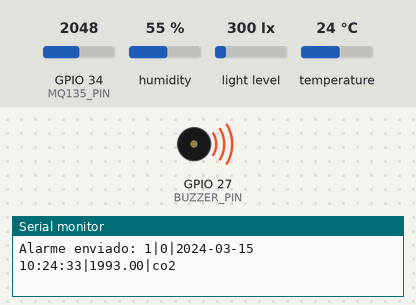
This sketch was run on a simulated ESP32. Shown: buzzer (waves = sounding), the last lines printed to the serial monitor. Inputs (shaded band) come from the test bench; at power-on: GPIO 34 (MQ135_PIN) = 2048, humidity 55 %, light level 300 lx, temperature 24 °C. WiFi joins after 1.5 s; servers stay silent unless stated; the local clock reads 2024-03-15 10:24:30 at power-on unless the sketch sets it; no MQTT or app messages arrive unless stated.

Above: at 3.7 s.
3.8 s: GPIO 34 (MQ135_PIN) set to 1118
5.7 s: GPIO 34 (MQ135_PIN) set to 1002
At 7.7 s:
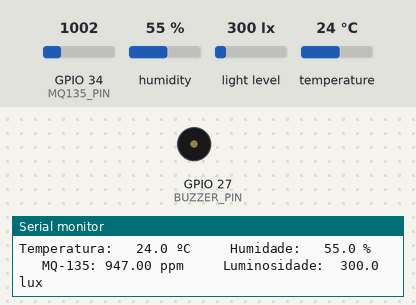
8.0 s: humidity set to 31 %
9.7 s: humidity set to 28 %
At 12.6 s:
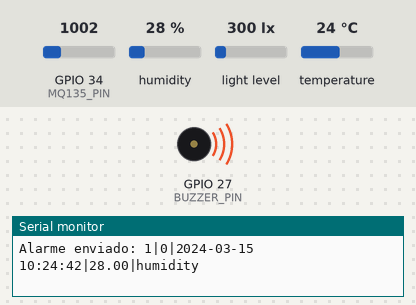
Timing chart, 0 to 14.1 s (numbered marks = the images above; inputs shaded):
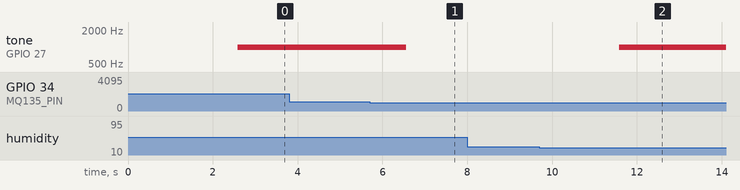

Measured:
- the behaviour switches between 1056 and 1055 on GPIO 34 (MQ135_PIN) (found by bisection; images 0 and 1)
- the behaviour switches between 30 and 29 % on humidity (found by bisection; images 1 and 2)
- after the input at 5.7 s, tone on GPIO 27 (BUZZER_PIN): 1000 Hz → silent after 0.86 s
- after the input at 9.7 s, tone on GPIO 27 (BUZZER_PIN): silent → 1000 Hz after 1.9 s

The sketch:

fase2.ino
```cpp
#include <WiFi.h>
#include <PubSubClient.h>
#include <DHT.h>
#include <time.h>
#include <Wire.h>
#include <BH1750.h>
#include <Timezone.h>

#define WIFI_SSID "A54 de Rui"
#define WIFI_PASSWORD "12345678"
#define MQTT_BROKER "192.168.63.110"
#define MQTT_PORT 1883
#define MQTT_TOPIC "sensor/0/data"          // Tópico correto para publicação
#define MQTT_CONTROL_TOPIC "sensor/0/control"  // Tópico correto para control

#define MQ135_PIN 34  // Pino do sensor MQ-135
#define BUZZER_PIN 27 // Pino do buzzer
#define CO2_ZERO 55  // Valor de referência do MQ-135 para calibração

BH1750 lightMeter;  // Instância do sensor de luminosidade
DHT dht(26, DHT11); // Instância do sensor dht11

const unsigned long Ta = 1000;  // Intervalo de amostragem em milissegundos
unsigned long Te;  // Intervalo de envio definido pelo utilizador
unsigned long lastSampleTime = 0;  // Armazena o tempo da última amostragem
unsigned long firstSampleTime = 0;  // Armazena o tempo da primeira amostra
bool firstSample = true;  // Flag para identificar a primeira amostra
unsigned long lastSendTime = 0;  // Armazena o tempo do último envio
bool running = false; // Variável para controlar o estado do programa

// Variáveis para armazenar os últimos valores lidos dos sensores
float lastTemp = 0.0;
float lastHumidity = 0.0;
float lastMQ135 = 0.0;
float lastLum = 0.0;

WiFiClient espClient;
PubSubClient client(espClient);
// Definições para o fuso horário de Portugal
TimeChangeRule WET = { "WET", Last, Sun, Oct, 2, 0 };    // Horário de Inverno UTC+0
TimeChangeRule WEST = { "WEST", Last, Sun, Mar, 1, 60 }; // Horário de Verão UTC+1
Timezone portugalTime(WEST, WET);

void callback(char* topic, byte* payload, unsigned int length) {
    String message = "";
    for (int i = 0; i < length; i++) {
        message += (char)payload[i];
    }
    Serial.println("Recebido MQTT: " + message);

    // Split the message by '|'
    int firstDelimiter = message.indexOf('|');

    if (firstDelimiter > 0) {
        String command = message.substring(0, firstDelimiter);
        String id = message.substring(firstDelimiter + 1);

        // Processa comandos com dois elementos (comando stop)
        if (command == "1" && id == "0") {
            running = false;
            digitalWrite(BUZZER_PIN, LOW);
            noTone(BUZZER_PIN);  // Desliga qualquer tom que esteja tocando
            Serial.println("Finalizando coleta e envio de dados.");
            return;
        }

        // Processa comandos com três elementos (comando start)
        int secondDelimiter = message.indexOf('|', firstDelimiter + 1);
        if (secondDelimiter > firstDelimiter) {
            id = message.substring(firstDelimiter + 1, secondDelimiter);
            String param = message.substring(secondDelimiter + 1);

            if (id == "0" && command == "0") {
                int tempo = param.toInt() * 1000;
                if (tempo >= Ta) {
                    Te = tempo;
                    running = true;
                    lastSendTime = millis();
                    lastSampleTime = millis();
                    firstSample = true;
                    Serial.println("Iniciando coleta e envio de dados com intervalo: " + String(Te / 1000) + "s");
                } else {
                    Serial.println("Tempo de amostragem inválido, deve ser >= 1s");
                }
            }
        }
    }
}

void setup() {
    Serial.begin(115200); // Inicia a comunicação serial
    dht.begin();   // Inicia o sensor DHT11
    pinMode(BUZZER_PIN, OUTPUT); // Define o pino do buzzer como saída
    digitalWrite(BUZZER_PIN, LOW); // Mantém o buzzer desligado

    Wire.begin(33, 32); // Inicializa a comunicação I2C nos pinos 33 (SDA) e 32 (SCL)
    lightMeter.begin(BH1750::CONTINUOUS_HIGH_RES_MODE); // Inicializa o sensor BH1750

    WiFi.begin(WIFI_SSID, WIFI_PASSWORD);  // Conecta ao WiFi
    Serial.print("Conectando ao WiFi");
    while (WiFi.status() != WL_CONNECTED) { // Aguarda conexão
        delay(500);
        Serial.print(".");
    }
    Serial.println("\nWiFi conectado.");

    client.setServer(MQTT_BROKER, MQTT_PORT);
    client.setCallback(callback);
    connectMQTT();
    syncNTP();

    Serial.println("Sistema iniciado. Aguardando comando START via MQTT...");
    lastLum = lightMeter.readLightLevel(); // lê um primeiro valor para não considerar a luminosidade 0 no inicio
}

void loop() {
    if (!client.connected()) {
        connectMQTT();
    }
    client.loop();

    unsigned long currentTime = millis();

    // Always sample sensors every Ta interval (1 second), regardless of running state
    if (currentTime - lastSampleTime >= Ta) {
        lastSampleTime = currentTime;

        // Leitura dos sensores
        float temp = dht.readTemperature();
        float humidity = dht.readHumidity();
        float co2ppm = readMQ135();
        float lux = lightMeter.readLightLevel();

        // Armazena os valores lidos
        lastTemp = temp;
        lastHumidity = humidity;
        lastMQ135 = co2ppm;
        lastLum = lux;

        // Print to serial regardless of running state
        Serial.printf("Temperatura: %6.1f ºC     Humidade: %6.1f %%     MQ-135: %6.2f ppm     Luminosidade: %6.1f lux\n",
                     temp, humidity, co2ppm, lux);

        // Verifica os alarmes
        checkAlarms(temp, humidity, co2ppm, lux);
    }

    // Only send data via MQTT if running is true
    if (running) {
        if (firstSample) {
            firstSampleTime = currentTime;
            lastSendTime = firstSampleTime;
            firstSample = false;
        }

        unsigned long relativeTime = currentTime - firstSampleTime; // Tempo relativo à primeira amostra

        // Envio dos dados no intervalo Te
        if (currentTime - lastSendTime >= Te) {
            lastSendTime = currentTime;

            // Formato para dados regulares: 0|id|timestamp|data
            String timestamp = getTimestamp();
            String sensorData = "temperature=" + String(lastTemp) +
                               ",humidity=" + String(lastHumidity) +
                               ",co2=" + String(lastMQ135) +
                               ",luminosity=" + String(lastLum);

            String payload = "0|0|" + timestamp + "|" + sensorData;
            client.publish(MQTT_TOPIC, payload.c_str());

            Serial.printf("%s    Dados enviados para MQTT: %s\n", timestamp.c_str(), payload.c_str());
        }
    }
}

void sendAlarm(String id, float value, String type) {
    String timestamp = getTimestamp();
    String payload = "1|0|" + timestamp + "|" + String(value) + "|" + type;
    client.publish(MQTT_TOPIC, payload.c_str());
    Serial.println("Alarme enviado: " + payload);
}

void connectMQTT() {
    while (!client.connected()) {
        Serial.print("Conectando ao MQTT...");
        if (client.connect("ESP32Client")) {
            Serial.println("Conectado ao broker MQTT.");
            client.subscribe(MQTT_CONTROL_TOPIC);
        } else {
            Serial.print("Falha, rc=");
            Serial.print(client.state());
            Serial.println(" Tentando novamente em 5 segundos.");
            delay(5000);
        }
    }
}

float readMQ135() {
    return analogRead(MQ135_PIN) - CO2_ZERO;
}

void playAlarm(int alertCount) {
    if (alertCount == 0) {
        noTone(BUZZER_PIN);  // Sem alerta, buzzer desligado
    } else if (alertCount == 1) {
        tone(BUZZER_PIN, 1000);  // Som contínuo a 1 kHz para um único alerta
    } else if (alertCount == 2) {
        tone(BUZZER_PIN, 1500);  // Som contínuo a 1.5 kHz para dois alertas
    } else {
        tone(BUZZER_PIN, 2000);  // Som contínuo a 2 kHz para três ou mais alertas
    }
}

void checkAlarms(float temp, float humidity, float co2, float lux) {
    // Verificações de alarme
    bool tempAlert = temp > 27; // Verifica alarme de temperatura
    bool humidityAlert = humidity < 30; // Verifica alarme de humidade
    bool co2Alert = co2 > 1000;  // Verifica alarme de gases
    bool luxAlert = lux > 700; // Verifica alarme de luminosidade
    int alertCount = tempAlert + humidityAlert + co2Alert + luxAlert;

    if (tempAlert) sendAlarm("1", temp, "temperature");
    if (humidityAlert) sendAlarm("2", humidity, "humidity");
    if (co2Alert) sendAlarm("3", co2, "co2");
    if (luxAlert) sendAlarm("4", lux, "luminosity");


    // Ativar o alarme sonoro de acordo com o número de alertas
    playAlarm(alertCount);
}

void syncNTP() {
    Serial.println("Sincronizando com o servidor NTP...");
    configTime(0, 0, "pool.ntp.org", "time.nist.gov"); // Configure para UTC (offset 0)
    time_t now;
    do {
        delay(1000);
        now = time(nullptr);
    } while (now < 1000000000);
    Serial.println("Hora sincronizada com sucesso.");
}

String getTimestamp() {
    time_t utc = time(nullptr);
    time_t local = portugalTime.toLocal(utc);

    struct tm *timeinfo = localtime(&local);
    char buffer[64];
    strftime(buffer, sizeof(buffer), "%Y-%m-%d %H:%M:%S", timeinfo);
    return String(buffer);
}
```
